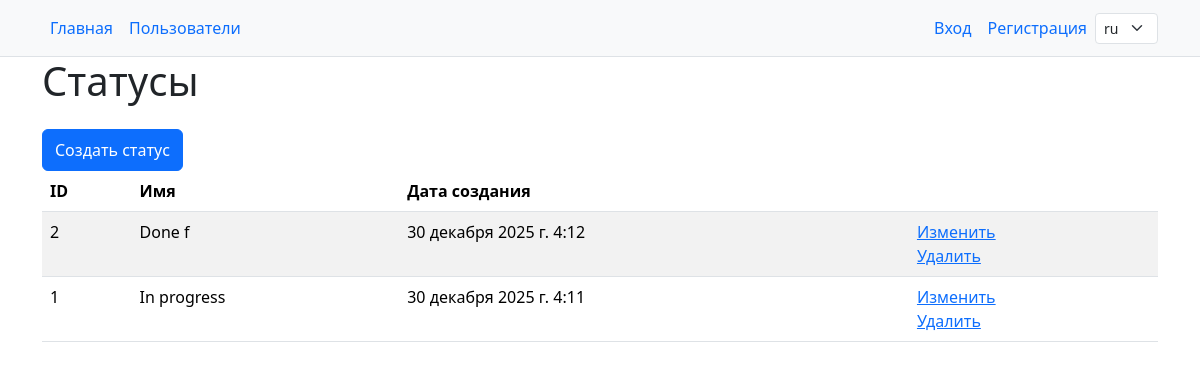
Screenshot of /statuses/ with the database file from the repository.
### task_manager/statuses/models.py (models this page shows, shortened)
class TaskState(models.Model):
    name = models.CharField(max_length=100, unique=True)
    created_at = models.DateTimeField(auto_now_add=True)

### task_manager/statuses/views.py (the view)
# urls.py: path('', StatusesListView.as_view(), name='index'),
class StatusesListView(ListView):
    model = TaskState
    template_name = 'statuses/index.html'
    context_object_name = 'statuses'
    def get_queryset(self):
        qs = super().get_queryset()
        return qs.order_by('-created_at')

### task_manager/templates/statuses/index.html
{% extends 'layout.html' %}
{% load i18n %}
{% block content %}
<div class="container wrapper flex-grow-1">
    <h1 class="h1 mb-4 fw-normal text-left">{% trans "Statuses" %}</h1>
    <a class="btn btn-primary py-2" href="{% url 'statuses:create' %}">{% trans "Create status" %}</a>
    {% if statuses %}
    <table class="table table-striped">
        <thead>
        <tr>
            <th>ID</th>
            <th>{% trans "Name" %}</th>
            <th>{% trans "Create date" %}</th>
            <th></th>
        </tr>
        </thead>
        <tbody>
        {% for status in statuses %}
        <tr>
            <td>{{ status.id }}</td>
            <td>{{ status.name }}</td>
            <td>{{ status.created_at }}</td>
            <td>
                <a href="{% url 'statuses:update' status.pk %}">{% trans "Edit" %}</a>
                <br>
                <a href="{% url 'statuses:delete' status.pk %}">{% trans "Remove" %}</a>
            </td>
        </tr>
        {% endfor %}
        </tbody>
    </table>
    {% endif %}
</div>
{% endblock %}

### rows the page displays
TaskState: id "2", name "Done f", created_at "30 декабря 2025 г. 4:12"
TaskState: id "1", name "In progress", created_at "30 декабря 2025 г. 4:11"

### other values shown
form field language "ru"
